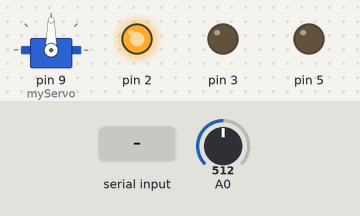
A sketch run on a simulated Arduino Uno, built with avr-gcc and run on an emulated ATmega328P. On the bench: servo, output pins drawn as LEDs (lit = HIGH). Inputs (shaded band) come from the test bench; at power-on: A0 = 512. What the sketch prints to the serial monitor is not drawn.

Above: at 1.2 s.
1.3 s: A0 set to 213
3.0 s: A0 set to 187
At 4.2 s:
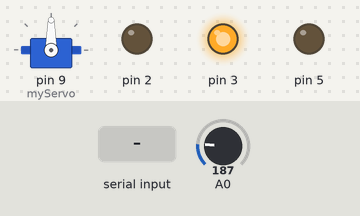
4.5 s: "a" received over Serial
At 5.5 s:
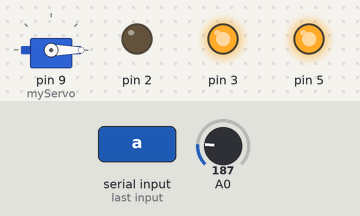
6.0 s: "b" received over Serial
At 6.8 s:
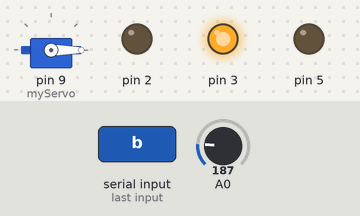
7.5 s: A0 set to 306
At 8.0 s:
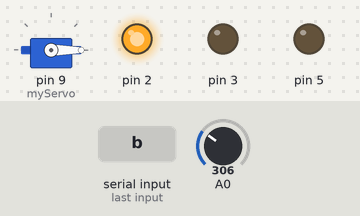
9.0 s: "a" received over Serial
At 9.3 s:
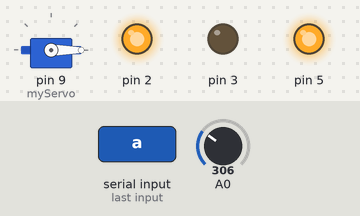
Timing chart, 0 to 11.5 s (numbered marks = the images above; inputs shaded):
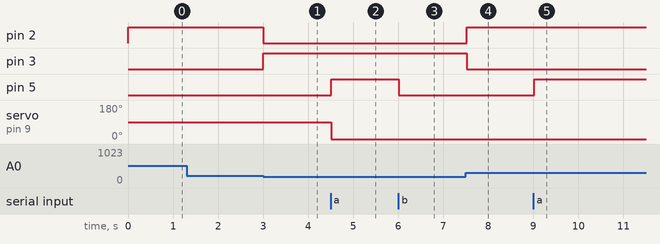

The sketch:

boordcomputerArduinoV2.ino
```cpp
// include the Servo library
#include <Servo.h>

Servo myServo;  // create a servo object

int servoInput;
int measuredResist = 0;
int incomingByte = 0;
int resistWrite = 0;
int servoActive = 0;

void setup() {
  pinMode(2, OUTPUT);
  pinMode(3, OUTPUT);
  pinMode(5, OUTPUT);
  Serial.begin(9600);
  myServo.attach(9); // attaches the servo on pin 9 to the servo object

}

void loop() {
  measuredResist = analogRead(A0);


  if (measuredResist < 200) {
    digitalWrite(2, LOW);
    digitalWrite(3, HIGH);
  }
  else {
    digitalWrite(2, HIGH);
    digitalWrite(3, LOW);
  }

  if (Serial.available() > 0) {
                // read the incoming byte:
                incomingByte = Serial.read();

                if (incomingByte == 97) {
                  if (servoActive == 0) {
                    digitalWrite(5, HIGH);
                    servoActive = 1;
                  }
                }

                if (incomingByte == 98) {
                  digitalWrite(5, LOW);
                  servoActive = 0;
                }

                if (servoActive == 1) {
                  servoInput = map(incomingByte, 100, 279, 0, 179);
                  Serial.write(servoInput);
                  if (servoInput > 179) {
                    servoInput = 0;
                  }
                  // set the servo position
                  myServo.write(servoInput);
                }

                Serial.write(incomingByte);
        }
  resistWrite = map(measuredResist, 0, 1023, 0, 255);
  if (servoActive == 0) {
    Serial.write(resistWrite);
  }

  delay(100);
}
```

Measured:
- the behaviour switches between 200 and 199 on A0 (found by bisection; images 0 and 1)
- after the input at 1.3 s, every drawn part: stays the same
- after the input at 3.0 s, pin 2: HIGH → LOW at once; pin 3: LOW → HIGH at once
- after the input at 4.5 s, pin 5: LOW → HIGH at once; servo on pin 9 (myServo): 90° → 0° at once
- after the input at 6.0 s, pin 5: HIGH → LOW at once
- after the input at 7.5 s, pin 2: LOW → HIGH at once; pin 3: HIGH → LOW at once
- after the input at 9.0 s, pin 5: LOW → HIGH at once
